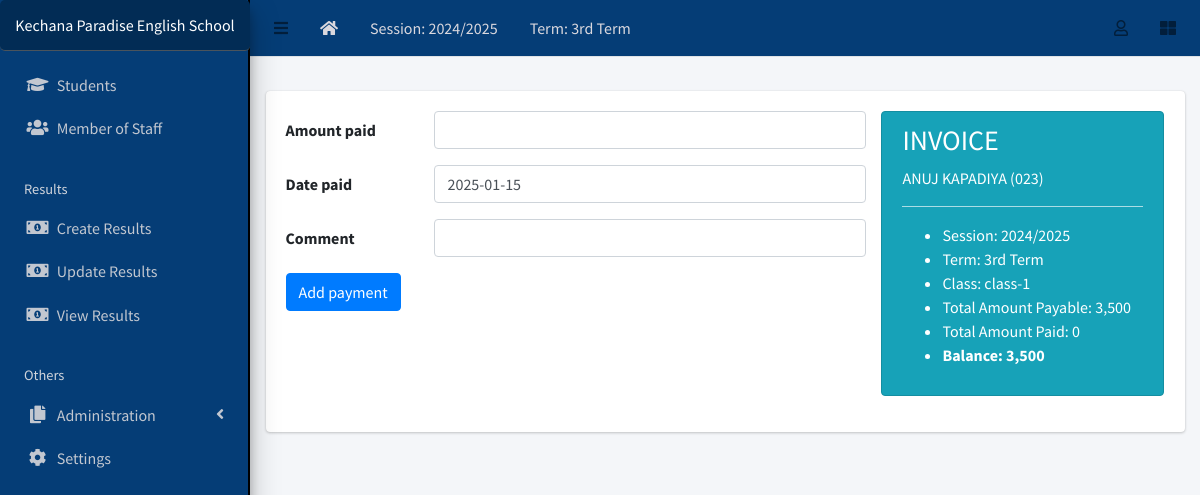
Page /finance/receipt/create?invoice=3 (signed in) on the committed database.
### apps/corecode/models.py (models this page shows, shortened)
class AcademicSession(models.Model):
    name = models.CharField(max_length=200, unique=True)
    current = models.BooleanField(default=True)
    class Meta:
        ordering = ["-name"]
    def __str__(self):
        return self.name

class AcademicTerm(models.Model):
    name = models.CharField(max_length=20, unique=True)
    current = models.BooleanField(default=True)
    class Meta:
        ordering = ["name"]
    def __str__(self):
        return self.name

class SiteConfig(models.Model):
    key = models.SlugField()
    value = models.CharField(max_length=200)

class StudentClass(models.Model):
    name = models.CharField(max_length=200, unique=True)
    class Meta:
        verbose_name = "Class"
        verbose_name_plural = "Classes"
        ordering = ["name"]
    def __str__(self):
        return self.name

### apps/finance/models.py (models this page shows, shortened)
class Invoice(models.Model):
    student = models.ForeignKey(Student, on_delete=models.CASCADE)
    session = models.ForeignKey(AcademicSession, on_delete=models.CASCADE)
    term = models.ForeignKey(AcademicTerm, on_delete=models.CASCADE)
    class_for = models.ForeignKey(StudentClass, on_delete=models.CASCADE)
    balance_from_previous_term = models.IntegerField(default=0)
    status = models.CharField(
        max_length=20,
        choices=[("active", "Active"), ("closed", "Closed")],
        default="active",
    )
    class Meta:
        ordering = ["student", "term"]
    def __str__(self):
        return f"{self.student}"
    def balance(self):
        payable = self.total_amount_payable()
        paid = self.total_amount_paid()
        return payable - paid
    def amount_payable(self):
        items = InvoiceItem.objects.filter(invoice=self)
        total = 0
        for item in items:
            total += item.amount
        return total
    def total_amount_payable(self):
        return self.balance_from_previous_term + self.amount_payable()
    def total_amount_paid(self):
        receipts = Receipt.objects.filter(invoice=self)
        amount = 0
        for receipt in receipts:
            amount += receipt.amount_paid
        return amount

class InvoiceItem(models.Model):
    invoice = models.ForeignKey(Invoice, on_delete=models.CASCADE)
    description = models.CharField(max_length=200)
    amount = models.IntegerField()

### apps/students/models.py (models this page shows, shortened)
class Student(models.Model):
    STATUS_CHOICES = [("active", "Active"), ("inactive", "Inactive")]
    GENDER_CHOICES = [("male", "Male"), ("female", "Female")]
    current_status = models.CharField(
        max_length=10, choices=STATUS_CHOICES, default="active"
    )
    registration_number = models.CharField(max_length=200, unique=True, blank=True)
    firstname = models.CharField(max_length=200)
    other_name = models.CharField(max_length=200, blank=True)
    surname = models.CharField(max_length=200)
    roll_no = models.IntegerField(blank=True, null=True, default=0)
    attendance = models.IntegerField(blank=True, null=True, default=0)
    gender = models.CharField(max_length=10, choices=GENDER_CHOICES, default="male")
    date_of_birth = models.DateField(default=timezone.now)
    current_class = models.ForeignKey(StudentClass,on_delete=models.SET_NULL,related_name='students',null=True, blank=True
    )
    date_of_admission = models.DateField(default=timezone.now)
    mobile_num_regex = RegexValidator(
        regex="^[0-9]{10,15}$", message="Entered mobile number isn't in a right format!"
    )
    parent_mobile_number = models.CharField(
        validators=[mobile_num_regex], max_length=13, blank=True
    )
    address = models.TextField(blank=True)
    others = models.TextField(blank=True)
    passport = models.ImageField(blank=True, upload_to="students/passports/")
    class Meta:
        ordering = ["firstname", "other_name", "surname"]
    def __str__(self):
        return f"{self.firstname} {self.other_name} {self.surname}  ({self.registration_number})"

### apps/finance/views.py (the view, shortened to what this page needs)
# urls.py: path("receipt/create", ReceiptCreateView.as_view(), name="receipt-create"),
class ReceiptCreateView(LoginRequiredMixin, CreateView):
    model = Receipt
    fields = ["amount_paid", "date_paid", "comment"]
    success_url = reverse_lazy("invoice-list")
    def get_context_data(self, **kwargs):
        context = super(ReceiptCreateView, self).get_context_data(**kwargs)
        invoice = Invoice.objects.get(pk=self.request.GET["invoice"])
        context["invoice"] = invoice
        return context

### apps/corecode/context_processors.py (called while the page is built)
def site_defaults(request):
    current_session = AcademicSession.objects.get(current=True)
    current_term = AcademicTerm.objects.get(current=True)
    vals = SiteConfig.objects.all()
    contexts = {
        "current_session": current_session.name,
        "current_term": current_term.name,
    }
    for val in vals:
        contexts[val.key] = val.value
    return contexts

### apps/finance/templates/finance/receipt_form.html (shortened to what this page needs)
{% extends 'base.html' %}
{% load humanize %}
{% block content %}
<div class="row">
  <div class="col-8">
    <form action="" method="POST">
      {% include 'corecode/form_snippet.html' %}
      <input type="submit" class="btn btn-primary" value="Add payment">
    </form>
  </div>
  <div class="col-4">
    <div class="alert alert-info" role="alert">
      <h3>INVOICE</h3>
      <p>{{invoice | upper}}</p>
      <hr>
      <ul>
        <li>Session: {{ invoice.session }}</li>
        <li>Term: {{ invoice.term }}</li>
        <li>Class: {{ invoice.class_for }}</li>
        <li>Total Amount Payable: {{invoice.total_amount_payable | intcomma }}
        </li>
        <li>Total Amount Paid: {{ invoice.total_amount_paid | intcomma }}</li>
        <li><strong>Balance: {{invoice.balance | intcomma }}</strong></li>
      </ul>
    </div>
  </div>
</div>
{% endblock content %}

### templates/base.html (shortened to what this page needs)
{% load static %}
<!DOCTYPE html>
<html lang="en">
<head>
  <link rel="stylesheet" href="{% static 'plugins/fontawesome-free/css/all.min.css' %}">
  <link rel="stylesheet" href="{% static 'plugins/toastr/toastr.min.css' %}">
  <link rel="stylesheet"
    href="{% static 'plugins/overlayScrollbars/css/OverlayScrollbars.min.css' %}">
  <link rel="stylesheet" href="{% static 'plugins/Datatables/datatables.min.css' %}" />
  <link rel="stylesheet" href="{% static 'dist/css/adminlte.min.css' %}">
<link rel="stylesheet" href="https://cdn.datatables.net/buttons/2.2.3/css/buttons.dataTables.min.css" />
</head>
<body
  class="hold-transition sidebar-mini layout-fixed layout-navbar-fixed layout-footer-fixed">
  <div class="wrapper">
    <nav class="main-header navbar navbar-expand navbar-white navbar-light">
      <ul class="navbar-nav">
        <li class="nav-item">
          <a class="nav-link" data-widget="pushmenu" href="#" role="button"><i
              class="fas fa-bars"></i></a>
        </li>
        <li class="nav-item d-none d-sm-inline-block">
          <a href="{% url 'home' %} " class="nav-link" style="color: rgb(218, 216, 222);"><i class="fa fa-home"></i></a>
        </li>
        <li class="nav-item d-none d-sm-inline-block">
          <a href="{% url 'current-session' %}" class="nav-link" style="color: rgb(218, 216, 222);">Session: {{ current_session }}</a>
        </li>
        <li class="nav-item d-none d-sm-inline-block">
          <a href="{% url 'current-session' %}" class="nav-link" style="color: rgb(218, 216, 222);">Term: {{ current_term }}</a>
        </li>
      </ul>
      <ul class="navbar-nav ml-auto" style="color: rgb(218, 216, 222);">
        <li class="nav-item dropdown">
          <a class="nav-link" data-toggle="dropdown" href="#">
            <i class="far fa-user"></i>
          </a>
        </li>
        <li class="nav-item">
          <a class="nav-link" data-widget="control-sidebar" data-slide="true"
            href="#" role="button"><i class="fas fa-th-large"></i></a>
        </li>
      </ul>
    </nav>
    <aside class="main-sidebar sidebar-dark-primary elevation-4" >
      <a href="{% url 'home' %}" class="brand-link" style="background-color:rgb(2, 44, 85); color: white; padding: 13px; text-align: center; border-radius: 5px; font-size: 16px;">
        {{ school_name | default:"MySchool" }}
      </a>
      <div class="sidebar">
        <nav class="mt-2">
          <ul class="nav nav-pills nav-sidebar flex-column"
            data-widget="treeview" role="menu" data-accordion="false">
            <li class="nav-item">
              <a href="{% url 'student-list' %}" class="nav-link">
                <i class="nav-icon fas fa-graduation-cap"></i>
                <p>
                  Students
                </p>
              </a>
            </li>
            <li class="nav-item">
              <a href="{% url 'staff-list' %}" class="nav-link">
                <i class="nav-icon fas fa-users"></i>
                <p>
                  Member of Staff
                </p>
              </a>
            </li>
            <li class="nav-header">Results</li>
            <li class="nav-item">
              <a href="{% url 'create-result' %}" class="nav-link">
                <i class="nav-icon fas fa-money-bill-alt"></i>
                <p>
                  Create Results
                </p>
              </a>
            </li>
            <li class="nav-item">
              <a href="{% url 'edit-results' %}" class="nav-link">
                <i class="nav-icon fas fa-money-bill-alt"></i>
                <p>
                  Update Results
                </p>
              </a>
            </li>
            <li class="nav-item">
              <a href="{% url 'view-results' %}" class="nav-link">
                <i class="nav-icon fas fa-money-bill-alt"></i>
                <p>
                  View Results
                </p>
              </a>
            </li>
            <li class="nav-header">Others</li>
            <li class="nav-item has-treeview">
              <a href="#" class="nav-link">
                <i class="nav-icon fas fa-copy"></i>
                <p>
                  Administration
                  <i class="fas fa-angle-left right"></i>
                </p>
              </a>
            </li>
            <li class="nav-item">
              <a href="{% url 'configs' %}" class="nav-link">
                <i class="nav-icon fas fa-cog"></i>
                <p>
                  Settings
                </p>
              </a>
            </li>
          </ul>
        </nav>
      </div>
    </aside>
    <div class="content-wrapper">
      <section class="content-header">
      </section>
      <section class="content">
        <div class="container-fluid">
          <div class="row">
            <div class="col-md-12">
              {% block fullcard %}
              <div class="card">
                <div class="card-body">
                  <div class="row">
                    <div class="col">
                      {% block content %}
                      {% endblock content %}
                    </div>
                  </div>
                </div>
              </div>
              {% endblock fullcard %}
            </div>
          </div>
        </div>
      </section>
    </div>
  </div>
</body>
</html>

### templates/base.html (style rules this page uses)
.main-sidebar { background-color:rgb(5, 61, 118); border-right: 2px solid black; }
.main-header { background-color:rgb(5, 61, 118); color: rgb(218, 216, 222); }

### rows in the picture
AcademicSession: name "2024/2025"
AcademicTerm: name "3rd Term"
SiteConfig: value "Kechana Paradise English School"
Invoice: student.registration_number "ANUJ KAPADIYA (023)", session "2024/2025", term "3rd Term", class_for "class-1", total_amount_payable "3,500", total_amount_paid "0", balance "3,500"

### other values in the picture
{{ field.label }} "Amount paid" "Date paid" "Comment"
